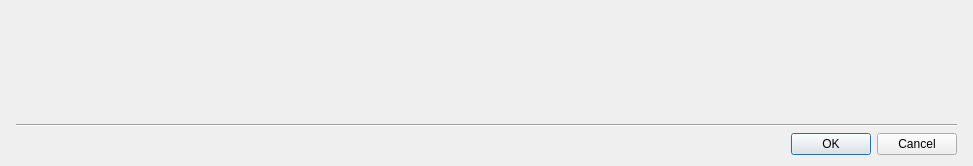
<?xml version="1.0" encoding="UTF-8"?>
<ui version="4.0">
 <class>CameraStreamsDialog</class>
 <widget class="QDialog" name="CameraStreamsDialog">
  <property name="windowModality">
   <enum>Qt::ApplicationModal</enum>
  </property>
  <property name="geometry">
   <rect>
    <x>0</x>
    <y>0</y>
    <width>973</width>
    <height>166</height>
   </rect>
  </property>
  <property name="windowTitle">
   <string>Streams Addresses</string>
  </property>
  <property name="modal">
   <bool>true</bool>
  </property>
  <layout class="QGridLayout" name="gridLayout">
   <property name="leftMargin">
    <number>16</number>
   </property>
   <property name="topMargin">
    <number>16</number>
   </property>
   <property name="rightMargin">
    <number>16</number>
   </property>
   <item row="3" column="0">
    <widget class="QDialogButtonBox" name="buttonBox">
     <property name="standardButtons">
      <set>QDialogButtonBox::Cancel|QDialogButtonBox::Ok</set>
     </property>
    </widget>
   </item>
   <item row="2" column="0">
    <widget class="Line" name="line">
     <property name="orientation">
      <enum>Qt::Horizontal</enum>
     </property>
    </widget>
   </item>
   <item row="0" column="0">
    <widget class="nx::client::desktop::InputField" name="primaryStreamUrlInputField" native="true"/>
   </item>
   <item row="1" column="0">
    <widget class="nx::client::desktop::InputField" name="secondaryStreamUrlInputField" native="true"/>
   </item>
  </layout>
 </widget>
 <customwidgets>
  <customwidget>
   <class>nx::client::desktop::InputField</class>
   <extends>QWidget</extends>
   <header location="global">nx/client/desktop/common/widgets/input_field.h</header>
   <container>1</container>
  </customwidget>
 </customwidgets>
 <resources/>
 <connections/>
</ui>
